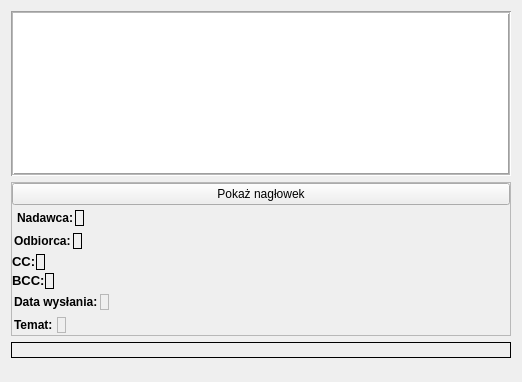
                             <widget class="QWidget" name="scrollAreaWidgetContents">
                              <property name="geometry">
                               <rect>
                                <x>0</x>
                                <y>0</y>
                                <width>520</width>
                                <height>382</height>
                               </rect>
                              </property>
                              <property name="sizePolicy">
                               <sizepolicy hsizetype="Expanding" vsizetype="Expanding">
                                <horstretch>0</horstretch>
                                <verstretch>0</verstretch>
                               </sizepolicy>
                              </property>
                              <layout class="QVBoxLayout" name="verticalLayout_20">
                               <item>
                                <layout class="QVBoxLayout" name="emailLayouts">
                                 <item>
                                  <widget class="QListWidget" name="listAttachments">
                                   <property name="sizePolicy">
                                    <sizepolicy hsizetype="Minimum" vsizetype="Minimum">
                                     <horstretch>0</horstretch>
                                     <verstretch>0</verstretch>
                                    </sizepolicy>
                                   </property>
                                   <property name="minimumSize">
                                    <size>
                                     <width>500</width>
                                     <height>150</height>
                                    </size>
                                   </property>
                                   <property name="frameShape">
                                    <enum>QFrame::Shape::Box</enum>
                                   </property>
                                   <property name="frameShadow">
                                    <enum>QFrame::Shadow::Sunken</enum>
                                   </property>
                                   <property name="lineWidth">
                                    <number>1</number>
                                   </property>
                                   <property name="midLineWidth">
                                    <number>1</number>
                                   </property>
                                   <property name="verticalScrollBarPolicy">
                                    <enum>Qt::ScrollBarPolicy::ScrollBarAlwaysOff</enum>
                                   </property>
                                   <property name="horizontalScrollBarPolicy">
                                    <enum>Qt::ScrollBarPolicy::ScrollBarAsNeeded</enum>
                                   </property>
                                   <property name="sizeAdjustPolicy">
                                    <enum>QAbstractScrollArea::SizeAdjustPolicy::AdjustIgnored</enum>
                                   </property>
                                   <property name="autoScrollMargin">
                                    <number>5</number>
                                   </property>
                                   <property name="flow">
                                    <enum>QListView::Flow::LeftToRight</enum>
                                   </property>
                                   <property name="modelColumn">
                                    <number>0</number>
                                   </property>
                                   <property name="uniformItemSizes">
                                    <bool>false</bool>
                                   </property>
                                   <property name="batchSize">
                                    <number>100</number>
                                   </property>
                                  </widget>
                                 </item>
                                 <item>
                                  <widget class="QFrame" name="frame_8">
                                   <property name="sizePolicy">
                                    <sizepolicy hsizetype="Minimum" vsizetype="Fixed">
                                     <horstretch>0</horstretch>
                                     <verstretch>0</verstretch>
                                    </sizepolicy>
                                   </property>
                                   <property name="minimumSize">
                                    <size>
                                     <width>500</width>
                                     <height>0</height>
                                    </size>
                                   </property>
                                   <property name="frameShape">
                                    <enum>QFrame::Shape::StyledPanel</enum>
                                   </property>
                                   <property name="frameShadow">
                                    <enum>QFrame::Shadow::Raised</enum>
                                   </property>
                                   <layout class="QVBoxLayout" name="verticalLayout_21">
                                    <property name="spacing">
                                     <number>3</number>
                                    </property>
                                    <property name="leftMargin">
                                     <number>0</number>
                                    </property>
                                    <property name="topMargin">
                                     <number>0</number>
                                    </property>
                                    <property name="rightMargin">
                                     <number>0</number>
                                    </property>
                                    <property name="bottomMargin">
                                     <number>0</number>
                                    </property>
                                    <item>
                                     <widget class="QPushButton" name="hederEmailBtn">
                                      <property name="sizePolicy">
                                       <sizepolicy hsizetype="Minimum" vsizetype="Fixed">
                                        <horstretch>0</horstretch>
                                        <verstretch>0</verstretch>
                                       </sizepolicy>
                                      </property>
                                      <property name="minimumSize">
                                       <size>
                                        <width>125</width>
                                        <height>0</height>
                                       </size>
                                      </property>
                                      <property name="toolTip">
                                       <string/>
                                      </property>
                                      <property name="text">
                                       <string>Pokaż nagłowek</string>
                                      </property>
                                     </widget>
                                    </item>
                                    <item>
                                     <widget class="QWidget" name="widget_10" native="true">
                                      <property name="sizePolicy">
                                       <sizepolicy hsizetype="Fixed" vsizetype="Fixed">
                                        <horstretch>0</horstretch>
                                        <verstretch>0</verstretch>
                                       </sizepolicy>
                                      </property>
                                      <layout class="QHBoxLayout" name="horizontalLayout_26">
                                       <property name="spacing">
                                        <number>2</number>
                                       </property>
                                       <property name="leftMargin">
                                        <number>2</number>
                                       </property>
                                       <property name="topMargin">
                                        <number>2</number>
                                       </property>
                                       <property name="rightMargin">
                                        <number>2</number>
                                       </property>
                                       <property name="bottomMargin">
                                        <number>2</number>
                                       </property>
                                       <item>
                                        <widget class="QLabel" name="label_4">
                                         <property name="sizePolicy">
                                          <sizepolicy hsizetype="Fixed" vsizetype="Fixed">
                                           <horstretch>0</horstretch>
                                           <verstretch>0</verstretch>
                                          </sizepolicy>
                                         </property>
                                         <property name="text">
                                          <string>&lt;html&gt;&lt;head/&gt;&lt;body&gt;&lt;p&gt;&lt;span style=&quot; font-weight:700;&quot;&gt;Nadawca:&lt;/span&gt;&lt;/p&gt;&lt;/body&gt;&lt;/html&gt;</string>
                                         </property>
                                         <property name="indent">
                                          <number>3</number>
                                         </property>
                                        </widget>
                                       </item>
                                       <item>
                                        <widget class="QLabel" name="sender">
                                         <property name="sizePolicy">
                                          <sizepolicy hsizetype="Fixed" vsizetype="Fixed">
                                           <horstretch>0</horstretch>
                                           <verstretch>0</verstretch>
                                          </sizepolicy>
                                         </property>
                                         <property name="frameShape">
                                          <enum>QFrame::Shape::Panel</enum>
                                         </property>
                                         <property name="text">
                                          <string/>
                                         </property>
                                         <property name="textInteractionFlags">
                                          <set>Qt::TextInteractionFlag::LinksAccessibleByMouse|Qt::TextInteractionFlag::TextSelectableByMouse</set>
                                         </property>
                                        </widget>
                                       </item>
                                      </layout>
                                     </widget>
                                    </item>
                                    <item>
                                     <widget class="QWidget" name="widget_5" native="true">
                                      <property name="sizePolicy">
                                       <sizepolicy hsizetype="Fixed" vsizetype="Fixed">
                                        <horstretch>0</horstretch>
                                        <verstretch>0</verstretch>
                                       </sizepolicy>
                                      </property>
                                      <property name="minimumSize">
                                       <size>
                                        <width>0</width>
                                        <height>0</height>
                                       </size>
                                      </property>
                                      <property name="baseSize">
                                       <size>
                                        <width>0</width>
                                        <height>0</height>
                                       </size>
                                      </property>
                                      <layout class="QHBoxLayout" name="horizontalLayout_19">
                                       <property name="spacing">
                                        <number>2</number>
                                       </property>
                                       <property name="leftMargin">
                                        <number>2</number>
                                       </property>
                                       <property name="topMargin">
                                        <number>2</number>
                                       </property>
                                       <property name="rightMargin">
                                        <number>2</number>
                                       </property>
                                       <property name="bottomMargin">
                                        <number>2</number>
                                       </property>
                                       <item>
                                        <widget class="QLabel" name="label_17">
                                         <property name="sizePolicy">
                                          <sizepolicy hsizetype="Fixed" vsizetype="Fixed">
                                           <horstretch>0</horstretch>
                                           <verstretch>0</verstretch>
                                          </sizepolicy>
                                         </property>
                                         <property name="text">
                                          <string>&lt;html&gt;&lt;head/&gt;&lt;body&gt;&lt;p&gt;&lt;span style=&quot; font-weight:700;&quot;&gt;Odbiorca:&lt;/span&gt;&lt;/p&gt;&lt;/body&gt;&lt;/html&gt;</string>
                                         </property>
                                        </widget>
                                       </item>
                                       <item>
                                        <widget class="QLabel" name="recipientsLabel">
                                         <property name="sizePolicy">
                                          <sizepolicy hsizetype="Fixed" vsizetype="Fixed">
                                           <horstretch>0</horstretch>
                                           <verstretch>0</verstretch>
                                          </sizepolicy>
                                         </property>
                                         <property name="frameShape">
                                          <enum>QFrame::Shape::Box</enum>
                                         </property>
                                         <property name="text">
                                          <string/>
                                         </property>
                                         <property name="textInteractionFlags">
                                          <set>Qt::TextInteractionFlag::LinksAccessibleByMouse|Qt::TextInteractionFlag::TextSelectableByMouse</set>
                                         </property>
                                        </widget>
                                       </item>
                                      </layout>
                                     </widget>
                                    </item>
                                    <item>
                                     <widget class="QWidget" name="ccWidget" native="true">
                                      <property name="sizePolicy">
                                       <sizepolicy hsizetype="Fixed" vsizetype="Fixed">
                                        <horstretch>0</horstretch>
                                        <verstretch>0</verstretch>
                                       </sizepolicy>
                                      </property>
                                      <layout class="QHBoxLayout" name="horizontalLayout_30">
                                       <property name="spacing">
                                        <number>0</number>
                                       </property>
                                       <property name="leftMargin">
                                        <number>0</number>
                                       </property>
                                       <property name="topMargin">
                                        <number>0</number>
                                       </property>
                                       <property name="rightMargin">
                                        <number>0</number>
                                       </property>
                                       <property name="bottomMargin">
                                        <number>0</number>
                                       </property>
                                       <item>
                                        <widget class="QLabel" name="ccTitleLabel">
                                         <property name="sizePolicy">
                                          <sizepolicy hsizetype="Fixed" vsizetype="Fixed">
                                           <horstretch>0</horstretch>
                                           <verstretch>0</verstretch>
                                          </sizepolicy>
                                         </property>
                                         <property name="font">
                                          <font>
                                           <pointsize>10</pointsize>
                                           <bold>true</bold>
                                          </font>
                                         </property>
                                         <property name="text">
                                          <string>CC:</string>
                                         </property>
                                        </widget>
                                       </item>
                                       <item>
                                        <widget class="QLabel" name="ccLabel">
                                         <property name="frameShape">
                                          <enum>QFrame::Shape::Box</enum>
                                         </property>
                                         <property name="text">
                                          <string/>
                                         </property>
                                        </widget>
                                       </item>
                                      </layout>
                                     </widget>
                                    </item>
                                    <item>
                                     <widget class="QWidget" name="bccWidget" native="true">
                                      <property name="sizePolicy">
                                       <sizepolicy hsizetype="Fixed" vsizetype="Fixed">
                                        <horstretch>0</horstretch>
                                        <verstretch>0</verstretch>
                                       </sizepolicy>
                                      </property>
                                      <layout class="QHBoxLayout" name="horizontalLayout_36">
                                       <property name="spacing">
                                        <number>0</number>
                                       </property>
                                       <property name="leftMargin">
                                        <number>0</number>
                                       </property>
                                       <property name="topMargin">
                                        <number>0</number>
                                       </property>
                                       <property name="rightMargin">
                                        <number>0</number>
                                       </property>
                                       <property name="bottomMargin">
                                        <number>0</number>
                                       </property>
                                       <item>
                                        <widget class="QLabel" name="bccTitleLabel">
                                         <property name="sizePolicy">
                                          <sizepolicy hsizetype="Fixed" vsizetype="Fixed">
                                           <horstretch>0</horstretch>
                                           <verstretch>0</verstretch>
                                          </sizepolicy>
                                         </property>
                                         <property name="font">
                                          <font>
                                           <pointsize>10</pointsize>
                                           <bold>true</bold>
                                          </font>
                                         </property>
                                         <property name="text">
                                          <string>BCC:</string>
                                         </property>
                                        </widget>
                                       </item>
                                       <item>
                                        <widget class="QLabel" name="bccLabel">
                                         <property name="sizePolicy">
                                          <sizepolicy hsizetype="Fixed" vsizetype="Fixed">
                                           <horstretch>0</horstretch>
                                           <verstretch>0</verstretch>
                                          </sizepolicy>
                                         </property>
                                         <property name="frameShape">
                                          <enum>QFrame::Shape::Box</enum>
                                         </property>
                                         <property name="text">
                                          <string/>
                                         </property>
                                        </widget>
                                       </item>
                                      </layout>
                                     </widget>
                                    </item>
                                    <item>
                                     <widget class="QWidget" name="widget_7" native="true">
                                      <property name="sizePolicy">
                                       <sizepolicy hsizetype="Fixed" vsizetype="Fixed">
                                        <horstretch>0</horstretch>
                                        <verstretch>0</verstretch>
                                       </sizepolicy>
                                      </property>
                                      <property name="minimumSize">
                                       <size>
                                        <width>0</width>
                                        <height>0</height>
                                       </size>
                                      </property>
                                      <property name="baseSize">
                                       <size>
                                        <width>0</width>
                                        <height>100</height>
                                       </size>
                                      </property>
                                      <layout class="QHBoxLayout" name="horizontalLayout_22">
                                       <property name="spacing">
                                        <number>2</number>
                                       </property>
                                       <property name="leftMargin">
                                        <number>2</number>
                                       </property>
                                       <property name="topMargin">
                                        <number>2</number>
                                       </property>
                                       <property name="rightMargin">
                                        <number>2</number>
                                       </property>
                                       <property name="bottomMargin">
                                        <number>2</number>
                                       </property>
                                       <item>
                                        <widget class="QLabel" name="label_19">
                                         <property name="sizePolicy">
                                          <sizepolicy hsizetype="Fixed" vsizetype="Fixed">
                                           <horstretch>0</horstretch>
                                           <verstretch>0</verstretch>
                                          </sizepolicy>
                                         </property>
                                         <property name="text">
                                          <string>&lt;html&gt;&lt;head/&gt;&lt;body&gt;&lt;p&gt;&lt;span style=&quot; font-weight:700;&quot;&gt;Data wysłania:&lt;/span&gt;&lt;/p&gt;&lt;/body&gt;&lt;/html&gt;</string>
                                         </property>
                                        </widget>
                                       </item>
                                       <item>
                                        <widget class="QLabel" name="date">
                                         <property name="sizePolicy">
                                          <sizepolicy hsizetype="Fixed" vsizetype="Fixed">
                                           <horstretch>0</horstretch>
                                           <verstretch>0</verstretch>
                                          </sizepolicy>
                                         </property>
                                         <property name="contextMenuPolicy">
                                          <enum>Qt::ContextMenuPolicy::DefaultContextMenu</enum>
                                         </property>
                                         <property name="frameShape">
                                          <enum>QFrame::Shape::StyledPanel</enum>
                                         </property>
                                         <property name="text">
                                          <string/>
                                         </property>
                                         <property name="textInteractionFlags">
                                          <set>Qt::TextInteractionFlag::LinksAccessibleByMouse|Qt::TextInteractionFlag::TextSelectableByMouse</set>
                                         </property>
                                        </widget>
                                       </item>
                                      </layout>
                                     </widget>
                                    </item>
                                    <item>
                                     <widget class="QWidget" name="widget_6" native="true">
                                      <property name="sizePolicy">
                                       <sizepolicy hsizetype="Fixed" vsizetype="Fixed">
                                        <horstretch>0</horstretch>
                                        <verstretch>0</verstretch>
                                       </sizepolicy>
                                      </property>
                                      <property name="minimumSize">
                                       <size>
                                        <width>0</width>
                                        <height>0</height>
                                       </size>
                                      </property>
                                      <layout class="QHBoxLayout" name="horizontalLayout_21">
                                       <property name="spacing">
                                        <number>2</number>
                                       </property>
                                       <property name="leftMargin">
                                        <number>2</number>
                                       </property>
                                       <property name="topMargin">
                                        <number>2</number>
                                       </property>
                                       <property name="rightMargin">
                                        <number>2</number>
                                       </property>
                                       <property name="bottomMargin">
                                        <number>2</number>
                                       </property>
                                       <item>
                                        <widget class="QLabel" name="label_18">
                                         <property name="sizePolicy">
                                          <sizepolicy hsizetype="Fixed" vsizetype="Fixed">
                                           <horstretch>0</horstretch>
                                           <verstretch>0</verstretch>
                                          </sizepolicy>
                                         </property>
                                         <property name="text">
                                          <string>&lt;html&gt;&lt;head/&gt;&lt;body&gt;&lt;p&gt;&lt;span style=&quot; font-weight:700;&quot;&gt;Temat:&lt;/span&gt;&lt;/p&gt;&lt;/body&gt;&lt;/html&gt;</string>
                                         </property>
                                        </widget>
                                       </item>
                                       <item>
                                        <widget class="QWidget" name="widget_50" native="true"/>
                                       </item>
                                       <item>
                                        <widget class="QLabel" name="subject">
                                         <property name="sizePolicy">
                                          <sizepolicy hsizetype="Fixed" vsizetype="Fixed">
                                           <horstretch>0</horstretch>
                                           <verstretch>0</verstretch>
                                          </sizepolicy>
                                         </property>
                                         <property name="frameShape">
                                          <enum>QFrame::Shape::StyledPanel</enum>
                                         </property>
                                         <property name="text">
                                          <string/>
                                         </property>
                                         <property name="textInteractionFlags">
                                          <set>Qt::TextInteractionFlag::LinksAccessibleByMouse|Qt::TextInteractionFlag::TextSelectableByMouse</set>
                                         </property>
                                        </widget>
                                       </item>
                                      </layout>
                                     </widget>
                                    </item>
                                   </layout>
                                  </widget>
                                 </item>
                                 <item>
                                  <widget class="QLabel" name="body">
                                   <property name="sizePolicy">
                                    <sizepolicy hsizetype="Preferred" vsizetype="Preferred">
                                     <horstretch>0</horstretch>
                                     <verstretch>0</verstretch>
                                    </sizepolicy>
                                   </property>
                                   <property name="styleSheet">
                                    <string notr="true"/>
                                   </property>
                                   <property name="frameShape">
                                    <enum>QFrame::Shape::Box</enum>
                                   </property>
                                   <property name="text">
                                    <string/>
                                   </property>
                                   <property name="wordWrap">
                                    <bool>true</bool>
                                   </property>
                                   <property name="textInteractionFlags">
                                    <set>Qt::TextInteractionFlag::LinksAccessibleByMouse|Qt::TextInteractionFlag::TextSelectableByMouse</set>
                                   </property>
                                  </widget>
                                 </item>
                                 <item>
                                  <spacer name="verticalSpacer_5">
                                   <property name="orientation">
                                    <enum>Qt::Orientation::Vertical</enum>
                                   </property>
                                   <property name="sizeHint" stdset="0">
                                    <size>
                                     <width>20</width>
                                     <height>40</height>
                                    </size>
                                   </property>
                                  </spacer>
                                 </item>
                                </layout>
                               </item>
                              </layout>
                             </widget>
